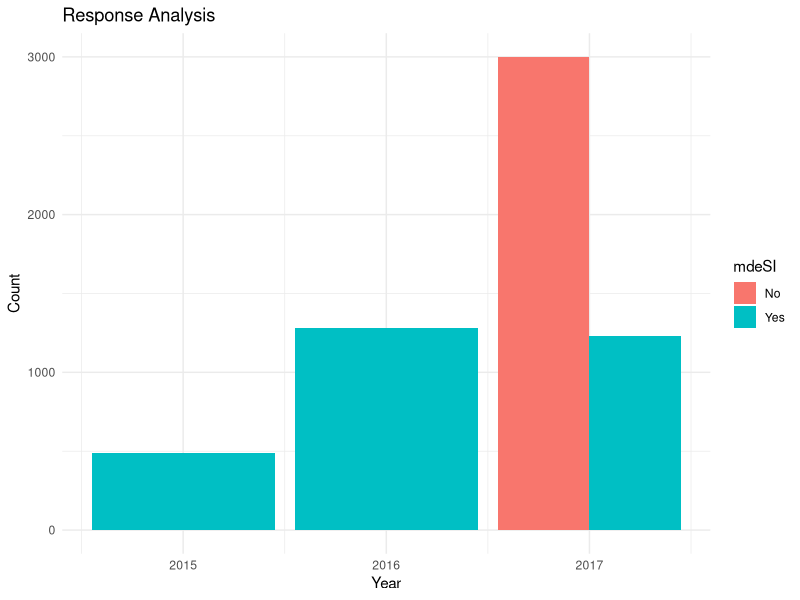

This figure's R source: (Note: this script raises an error after producing the figure.)
library(dplyr)
library(randomForest)
library(pROC)
library(ggplot2)
#library(glmnet)
library(MASS)
library(car)

#### Reading the dataset
da = read.csv("depression.csv", header = T)
dim(da) #6,000 by 12
str(da)

da$mdeSI = factor(da$mdeSI)
da$income = factor(da$income)
da$gender = factor(da$gender, levels = c("Male", "Female")) #Male is the reference group
da$age = factor(da$age)
da$race = factor(da$race, levels = c("White", "Hispanic", "Black", "Asian/NHPIs", "Other")) #white is the reference
da$insurance = factor(da$insurance, levels = c("Yes", "No")) #"Yes" is the reference group
da$siblingU18 = factor(da$siblingU18, levels = c("Yes", "No"))
da$fatherInHH = factor(da$fatherInHH)
da$motherInHH = factor(da$motherInHH)
da$parentInv = factor(da$parentInv)
da$schoolExp = factor(da$schoolExp, levels = c("good school experiences", "bad school experiences"))


(n = dim(da)[1])
set.seed(2024)

index = sample(1:n, 4500) #75% of training and 25% of test data
train = da[index,] 
test = da[-index,]
dim(train)
dim(test)

train <- train[,-2]
test <- test[,-2]


#Data Exploration 

##Plot to analyse the 'year' variable
ggplot(da, aes(x = year, fill = mdeSI)) +
  geom_bar(stat = "count", position = "dodge") +
  labs(title = "Response Analysis",
       x = "Year",
       y = "Count",
       fill = "mdeSI") +
  theme_minimal()


table(da$gender, da$mdeSI)

###Chi square analysis for the data###
chi_squared_results <- list()

for (feature in names(da)) {
  if (feature != "mdeSI" && is.factor(da[[feature]])) { 
    table <- table(da[[feature]], da$mdeSI)
    chi_test <- chisq.test(table)
    chi_squared_results[[feature]] <- chi_test$p.value
  }
}

p_values <- data.frame(Feature = names(chi_squared_results), P_Value = unlist(chi_squared_results))
p_values


##based on the chi square analysis it is evident that the the variables insurance 
##and motherInHH does not influence the target variable

###Generating base model###
rf_model <- randomForest(mdeSI ~ ., data = train, ntree = 500)
rf_preds <- predict(rf_model, test)
CM.test <- table(rf_preds,?test$mdeSI)
importance(rf_model)##checking the gini index
varImpPlot(rf_model)

###calculating performance metrics
(accuracy.test = (CM.test[1,1] + CM.test[2,2])/1500)
(recall.test = CM.test[2,2]/(CM.test[1,2] + CM.test[2,2]))
(precision.test = CM.test[2,2]/(CM.test[2,1] + CM.test[2,2]))

cat(sprintf("Accuracy, recall, and precision for the base model is: %f, %f, %f", accuracy.test, recall.test, precision.test))


####find the optimum ntree and mtry parameter values based on out-of-bag (oob) error####
oob.error.data <- data.frame(
  Trees=rep(1:nrow(rf_model$err.rate), Depression=3),
  Type=rep(c("OOB", "No", "Yes"), each=nrow(rf_model$err.rate)),
  Error=c(rf_model$err.rate[,"OOB"], 
          rf_model$err.rate[,"No"], 
          rf_model$err.rate[,"Yes"]))

ggplot(data=oob.error.data, aes(x=Trees, y=Error)) +
  geom_line(aes(color=Type))

rf_model <- randomForest(mdeSI ~ ., data=train, ntree=1000, proximity=TRUE)
rf_model


oob.error.data <- data.frame(
  Trees=rep(1:nrow(rf_model$err.rate), Depression=3),
  Type=rep(c("OOB", "No", "Yes"), each=nrow(rf_model$err.rate)),
  Error=c(rf_model$err.rate[,"OOB"], 
          rf_model$err.rate[,"No"], 
          rf_model$err.rate[,"Yes"]))

ggplot(data=oob.error.data, aes(x=Trees, y=Error)) +
  geom_line(aes(color=Type))


oob.values <- vector(length=10)

###Code to check the optimum value for mtry parameter

set.seed(007)
for(i in 1:10) {
  temp.model <- randomForest(mdeSI ~ ., data=train, mtry=i, ntree=700)
  oob.values[i] <- temp.model$err.rate[nrow(temp.model$err.rate),1]
}
oob.values

which(oob.values == min(oob.values))
set.seed(1994)
rf_model_para <- randomForest(mdeSI ~ ., 
                      data=train,
                      ntree=700, 
                      mtry=2)

###Running the model1 with updated and optimized parameters
rf_preds_para <- predict(rf_model_para, test)
CM.test <- table(rf_preds_para,?test$mdeSI)

(accuracy.test = (CM.test[1,1] + CM.test[2,2])/1500)

(recall.test = CM.test[2,2]/(CM.test[1,2] + CM.test[2,2]))
(precision.test = CM.test[2,2]/(CM.test[2,1] + CM.test[2,2]))
cat(sprintf("Accuracy, recall, and precision for the base model is: %f, %f, %f", accuracy.test, recall.test, precision.test))



###Now that we have the optimum number of trees and mtry values lets try do some feature engineering and increase the
### model performance


library(dplyr)

da <- read.csv("depression.csv")

da <- da %>%
  mutate(maritalStatus = case_when(
    fatherInHH == "father in hh" & motherInHH == "mother in hh"   ~ "married",
    fatherInHH == "fatherInHH" & motherInHH == "motherInHH"   ~ "married",
    fatherInHH == "no father in hh" & motherInHH == "mother in hh" ~ "single mother",
    fatherInHH == "father in hh" & motherInHH == "no mother in hh" ~ "single father",
    fatherInHH == "no father in hh" & motherInHH == "no mother in hh" ~ "orphan",
    TRUE ~ "unknown"
  ))

da$mdeSI = factor(da$mdeSI)
da$income = factor(da$income)
da$gender = factor(da$gender, levels = c("Male", "Female")) #Male is the reference group
da$age = factor(da$age)
da$race = factor(da$race, levels = c("White", "Hispanic", "Black", "Asian/NHPIs", "Other")) #white is the reference
da$insurance = factor(da$insurance, levels = c("Yes", "No")) #"Yes" is the reference group
da$siblingU18 = factor(da$siblingU18, levels = c("Yes", "No"))
da$fatherInHH = factor(da$fatherInHH)
da$motherInHH = factor(da$motherInHH)
da$parentInv = factor(da$parentInv)
da$schoolExp = factor(da$schoolExp, levels = c("good school experiences", "bad school experiences"))

# As the column faculty cannot be numbered we use one hot encoding to convert them into categorical features

set.seed(2024)
index = sample(1:n, 4500) #75% of training and 25% of test data
train = da[index,] 
test = da[-index,]
dim(train)
dim(test)


train$twelve <- as.numeric(model.matrix(~ age == "12-13", train)[, 2])
train$fourteen <- as.numeric(model.matrix(~ age == "14-15", train)[, 2])
train$sixteen <- as.numeric(model.matrix(~ age == "16-17", train)[, 2])
train$White <- as.numeric(model.matrix(~ race == "White", train)[, 2])
train$Asian <- as.numeric(model.matrix(~ race == "Asian/NHPIs", train)[, 2])
train$Hispanic <- as.numeric(model.matrix(~ race == "Hispanic", train)[, 2])
train$Other <- as.numeric(model.matrix(~ race == "Other", train)[, 2])
train$Black <- as.numeric(model.matrix(~ race == "Black", train)[, 2])
train$married <- as.numeric(model.matrix(~ maritalStatus == "married", train)[, 2])
train$single_mother <- as.numeric(model.matrix(~ maritalStatus == "single mother", train)[, 2])
train$single_father <- as.numeric(model.matrix(~ maritalStatus == "single father", train)[, 2])
train$orphan <- as.numeric(model.matrix(~ maritalStatus == "orphan", train)[, 2])

train <- train[,-2]
train<- train[,-3]
train<- train[,-3]
train<- train[,-5]
train<- train[,-5]

train<- train[,-8]

test$twelve <- as.numeric(model.matrix(~ age == "12-13", test)[, 2])
test$fourteen <- as.numeric(model.matrix(~ age == "14-15", test)[, 2])
test$sixteen <- as.numeric(model.matrix(~ age == "16-17", test)[, 2])
test$White <- as.numeric(model.matrix(~ race == "White", test)[, 2])
test$Asian <- as.numeric(model.matrix(~ race == "Asian/NHPIs", test)[, 2])
test$Hispanic <- as.numeric(model.matrix(~ race == "Hispanic", test)[, 2])
test$Other <- as.numeric(model.matrix(~ race == "Other", test)[, 2])
test$Black <- as.numeric(model.matrix(~ race == "Black", test)[, 2])
test$married <- as.numeric(model.matrix(~ maritalStatus == "married", test)[, 2])
test$single_mother <- as.numeric(model.matrix(~ maritalStatus == "single mother", test)[, 2])
test$single_father <- as.numeric(model.matrix(~ maritalStatus == "single father", test)[, 2])
test$orphan <- as.numeric(model.matrix(~ maritalStatus == "orphan", test)[, 2])

test <- test[,-2]
test<- test[,-3]
test<- test[,-3]
test<- test[,-5]
test<- test[,-5]

test<- test[,-8]



####running the model with the features we have selected
train1 <- train %>% 
  dplyr::select(mdeSI, gender, income, siblingU18, parentInv, schoolExp, twelve, fourteen, sixteen, White, Asian, Hispanic, Other, Black, married, single_mother, single_father, orphan)
test1 <- test %>% 
  dplyr::select(mdeSI, gender, income, siblingU18, parentInv, schoolExp, twelve, fourteen, sixteen, White, Asian, Hispanic, Other, Black, married, single_mother, single_father, orphan)

set.seed(1993)
rf_model2 <- randomForest(mdeSI ~ gender+income+parentInv+schoolExp+twelve+fourteen+White+Asian+Hispanic+Other+Black+single_mother+single_father, data = train1, ntree = 700,mtry = 2)
rf_preds <- predict(rf_model2, test1)
CM.test <- table(rf_preds,?test1$mdeSI)

(accuracy.test = (CM.test[1,1] + CM.test[2,2])/1500)

(recall.test = CM.test[2,2]/(CM.test[1,2] + CM.test[2,2]))
(precision.test = CM.test[2,2]/(CM.test[2,1] + CM.test[2,2]))


cat(sprintf("Accuracy, recall, and precision for the base model is: %f, %f, %f", accuracy.test, recall.test, precision.test))

### ROC and AUC analysis for the random forest model
predictions_rf <- predict(rf_model2, test1, type = "prob")
plot.roc(test1$mdeSI,predictions_rf[,1], percent = TRUE,print.auc = TRUE, legacy.axes = TRUE)

roc_curve <- roc(test1$mdeSI,predictions[,2],legacy.axes=TRUE, plot = TRUE, percent = TRUE)
rf_roc_curve <- plot.roc(test1$mdeSI,predictions[,2], percent = TRUE,print.auc = TRUE,legacy.axes = TRUE)
rf_roc_curve.df <- data.frame( tpp = rf_roc_curve$sensitivities,fpp = (rf_roc_curve$specificities), threshold = rf_roc_curve$thresholds)





####Model 2###Logistic Regression####


lr_model1 <- glm(mdeSI ~ gender+income+parentInv+schoolExp+twelve+fourteen+White+Asian+Hispanic+Other+Black+single_mother+single_father,family=binomial(link="logit"), data = train)
summary(lr_model1)
confint(lr_model1, level = 0.95)

predictions <- predict(lr_model1,test, type = "response")

###Assuming the general threshold of 0.5
predictions <- ifelse(predictions > 0.5,1,0)
CM.test <- table(predictions,?test$mdeSI)

(accuracy.test = (CM.test[1,1] + CM.test[2,2])/1500)

(recall.test = CM.test[2,2]/(CM.test[1,2] + CM.test[2,2]))
(precision.test = CM.test[2,2]/(CM.test[2,1] + CM.test[2,2]))

cat(sprintf("Accuracy, recall, and precision for the logistic model is: %f, %f, %f", accuracy.test, recall.test, precision.test))


###ROC and AUC for the logistic regression model

predictions_lr <- predict(lr_model1, test, type = "response")
plot.roc(test$mdeSI,predictions_lr, percent = TRUE,print.auc = TRUE, legacy.axes = TRUE)

roc_curve_lr <- roc(test$mdeSI,predictions_lr,percent = TRUE,legacy.axes=TRUE)
roc_curve_lr <- plot.roc(test1$mdeSI,predictions_lr, percent = TRUE,print.auc = TRUE,legacy.axes = TRUE )
roc_curve_lr.df <- data.frame( tpp = roc_curve_lr$sensitivities,fpp = roc_curve_lr$specificities, threshold = roc_curve_lr$thresholds)

roc_curve_lr.df[204:220,] ##filtering data to get the range of threshold values having TPP values in the range of 74-75%

###Overlapping ROC and AUC curve for logistic and random forest to compare.

plot.roc(test$mdeSI,predictions_lr, percent = TRUE,print.auc = TRUE, legacy.axes = TRUE, col = "#377eb8")
plot.roc(test1$mdeSI,predictions_rf[,1], percent = TRUE,print.auc = TRUE,print.auc.y =40, legacy.axes = TRUE, add = TRUE,col = "#4daf4a")
legend("bottomright", legend = c("Logistic Regression", "Random Forest"), col = c("#377eb8","#4daf4a"), lwd = 4)


###New recall/accuracy calculation based on custom threshold value

predictions_custom <- predict(lr_model1,test, type = "response")
predictions_custom <- ifelse(predictions_custom > 0.4771,1,0)
CM.test <- table(predictions_custom, test$mdeSI)
(accuracy.test = (CM.test[1,1] + CM.test[2,2])/1500)
(recall.test = CM.test[2,2]/(CM.test[1,2] + CM.test[2,2]))
(precision.test = CM.test[2,2]/(CM.test[2,1] + CM.test[2,2]))

###Plotting TPP, FPP vs threshold analysis curve


ggplot(roc_curve_lr.df, aes(x = threshold)) +
  geom_line(aes(y = fpp, colour = "TPP"), size = 1.2) +
  geom_line(aes(y = tpp, colour = "FPP"), size = 1.2) +
  scale_colour_manual(values = c("TPP" = "deepskyblue4", "FPP" = "tomato3"), 
                      name = "Metric",
                      labels = c("True Positive Rate", "False Positive Rate")) +
  labs(title = "Threshold Analysis",
       subtitle = "Comparison of True Positive and False Positive Rates by Threshold",
       x = "Threshold Value",
       y = "Rate (%)") +
  theme_minimal() +
  theme(
    plot.title = element_text(hjust = 0.5, size = 14, face = "bold"),
    plot.subtitle = element_text(hjust = 0.5,size = 9),
    legend.position = "bottom",
    legend.title.align = 0.5,
    axis.title = element_text(size = 14, face = "bold"),
    axis.text = element_text(size = 12),
    axis.text.x = element_text(angle = 360, vjust = 0.5, hjust = 1),
    panel.grid.major = element_line(colour = "gray80"),
    panel.grid.minor = element_blank()
  ) +
  geom_vline(xintercept = 0.5, linetype = "dashed", colour = "gray30", size = 0.5) +
  geom_vline(xintercept = 0.4771, linetype = "dashed", colour = "darkgreen", size = 0.5)+
  annotate("text", x = 0.5, y = max(roc_curve_lr.df$fpp, na.rm = TRUE) * 0.95, 
           label = "For threshold = 0.4771, TPP:75.06%, FPP:63.96%", hjust = 0.5, vjust = -1.2, colour = "gray30")




